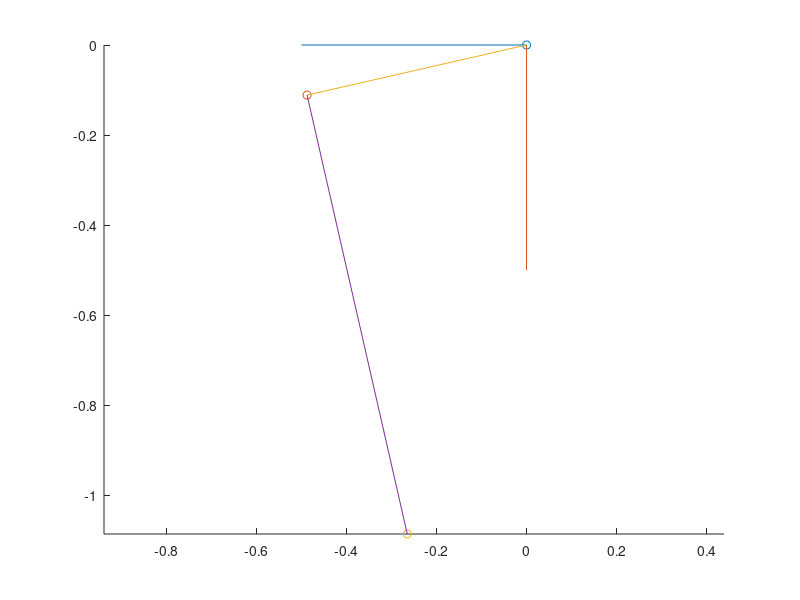

Write the MATLAB code that produced this figure.
figure; 
hold on;
axis equal;

scatter(0,0);

plot([0 -0.5],[0 0]);
plot([0 0],[0 -0.5]);

scatter(-0.487464,-0.11126);
plot([0 -0.487464],[0 -0.11126]);

scatter(-0.264943,-1.08619);
plot([-0.487464 -0.264943],[-0.11126 -1.08619]);

